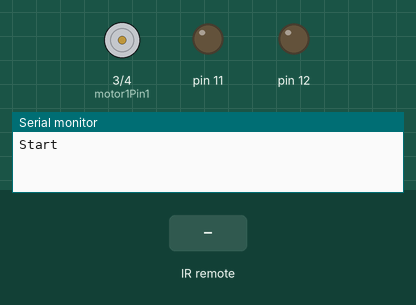
A sketch run on a simulated Arduino Uno, built with avr-gcc and run on an emulated ATmega328P. Shown: motor-driver pin pairs drawn as motors (green arrow = first pin HIGH = forward, orange = second pin HIGH = backward, longer = more drive, scaled by the enable pin), output pins drawn as LEDs (lit = HIGH), the last lines printed to the serial monitor. The test bench sets the inputs (shaded band).

Above: at 1.2 s.
1.3 s: infrared code 0xFF30CF received
At 2.1 s:
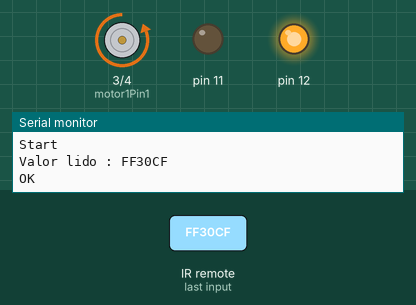
4.3 s: infrared code 0xFF18E7 received
At 5.6 s:
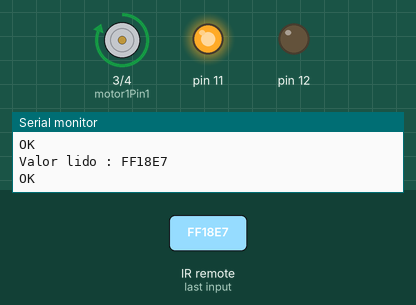
7.3 s: infrared code 0xFFC23D received
At 7.9 s:
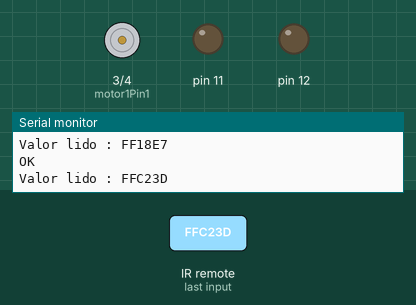
Timing chart, 0 to 10.3 s (numbered marks = the images above; inputs shaded):
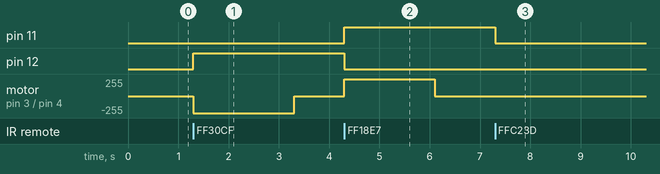

The sketch:

ponte_h.ino
```cpp
#include <IRremote.h>

int RECV_PIN = 10;
float armazenavalor;
int motor1Pin1 = 3; // pin 2 on L293D
int motor1Pin2 = 4; // pin 7 on L293D
int enablePin = 9; // pin 1 on L293D

IRrecv irrecv(RECV_PIN);
decode_results results;

void setup() {
  Serial.begin(9600);
  Serial.println("Start");
  pinMode(motor1Pin1, OUTPUT);
  pinMode(motor1Pin2, OUTPUT);
  pinMode(enablePin, OUTPUT);
  pinMode(12, OUTPUT);
  pinMode(11, OUTPUT);
  irrecv.enableIRIn(); // Inicializa o receptor IR

  // set enablePin high so that motor can turn on:
  digitalWrite(enablePin, HIGH);
}
void loop() {
  if (irrecv.decode(&results))
  {
      Serial.print("Valor lido : ");
      Serial.println(results.value, HEX);
      armazenavalor = (results.value);
      if (armazenavalor == 0xFF30CF) //Verifica se a tecla 1 foi acionada
    {
      digitalWrite(motor1Pin1, LOW); // set pin 2 on L293D low
      digitalWrite(motor1Pin2, HIGH); // set pin 7 on L293D high
      digitalWrite(12, HIGH); // set pin 7 on L293D high
      digitalWrite(11, LOW); // set pin 7 on L293D high
      Serial.println("OK");
      delay(2000);
      digitalWrite(motor1Pin1, LOW); // set pin 2 on L293D high
      digitalWrite(motor1Pin2, LOW); // set pin 7 on L293D low
    }
     if (armazenavalor == 0xFF18E7) //Verifica se a tecla 1 foi acionada
    {
      digitalWrite(motor1Pin1, HIGH); // set pin 2 on L293D low
      digitalWrite(motor1Pin2, LOW); // set pin 7 on L293D high
      digitalWrite(12, LOW); // set pin 7 on L293D high
      digitalWrite(11, HIGH); // set pin 7 on L293D high
      Serial.println("OK");
      delay(1800);
      digitalWrite(motor1Pin1, LOW); // set pin 2 on L293D high
      digitalWrite(motor1Pin2, LOW); // set pin 7 on L293D low
    }
    else if (armazenavalor == 0xFFC23D)
    {
      digitalWrite(motor1Pin1, LOW); // set pin 2 on L293D high
      digitalWrite(motor1Pin2, LOW); // set pin 7 on L293D low
      digitalWrite(12, LOW); // set pin 7 on L293D high
      digitalWrite(11, LOW); // set pin 7 on L293D high
    }
    irrecv.resume(); //Le o próximo valor
  }
}
```

Measured:
- after the input at 1.3 s, pin 12: LOW → HIGH at once; motor on pin 3 (motor1Pin1) / pin 4 (motor1Pin2): stopped → backward 255/255 at once, → stopped 2.0 s later
- after the input at 4.3 s, pin 11: LOW → HIGH at once; pin 12: HIGH → LOW at once; motor on pin 3 (motor1Pin1) / pin 4 (motor1Pin2): stopped → forward 255/255 at once, → stopped 1.8 s later
- after the input at 7.3 s, pin 11: HIGH → LOW at once
